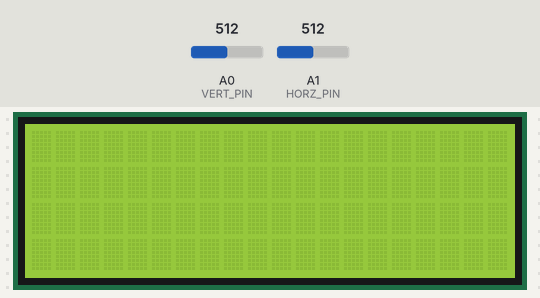
The sketch below on a simulated Arduino Uno, built with avr-gcc and run on an emulated ATmega328P. On the bench: 20×4 character LCD. The inputs (shaded band) are chosen by the test bench; at power-on: A0 (VERT_PIN) = 512, A1 (HORZ_PIN) = 512.

Above: at 1.2 s.
1.3 s: A0 (VERT_PIN) set to 590
2.8 s: A0 (VERT_PIN) set to 611
At 2.85 s:
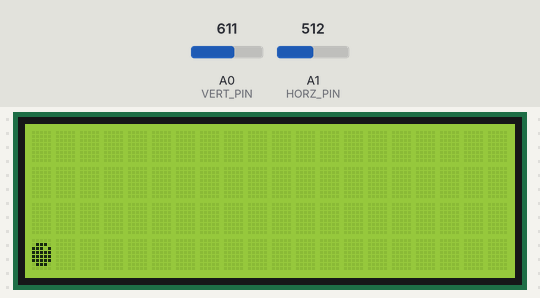
At 3.37 s:
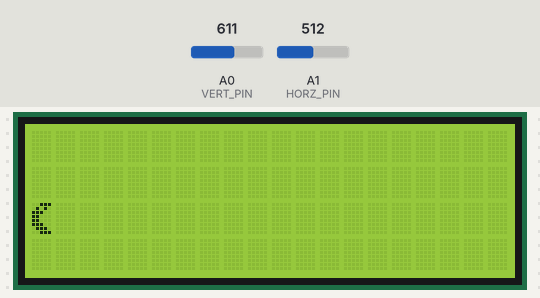
4.6 s: A0 (VERT_PIN) set to 511
6.1 s: A1 (HORZ_PIN) set to 582
7.6 s: A1 (HORZ_PIN) set to 614
At 7.65 s:
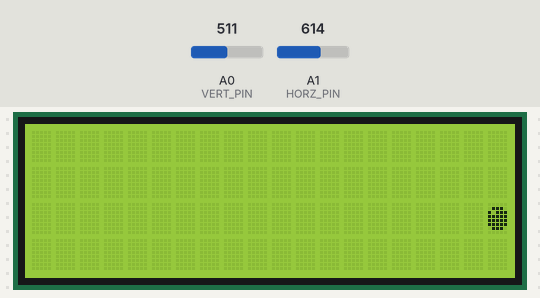
At 8.18 s:
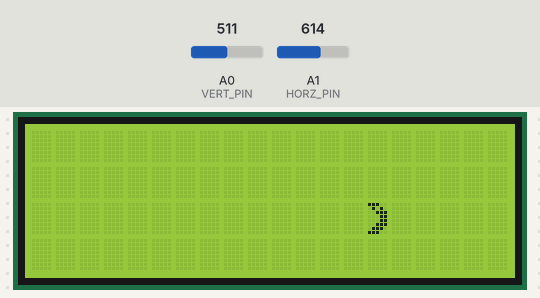
9.4 s: A1 (HORZ_PIN) set to 590
Timing chart, 0 to 11.9 s (numbered marks = the images above; inputs shaded):
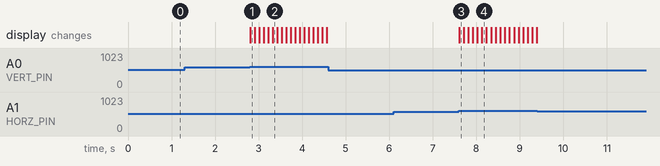

The sketch:

PacMan.ino
```cpp
#include <LiquidCrystal_I2C.h>
#include "Sprites.h"
// #include "Mechanic.h"
#include "Pacman.h"
#include "Stick.h"

LiquidCrystal_I2C lcd(0x27, 20, 4);
Pacman pack;
Stick stick;

void setup() {
  pack.setup();
  Serial.begin(9600);

}

void loop() {
  if (stick.getValue() == 1)
    pack.up();
  else if (stick.getValue() == 2)
    pack.right();
  else if (stick.getValue() == 3)
    pack.down();
  else if (stick.getValue() == 4)
    pack.left();

}
```

Mechanic.cpp
```cpp
#include "Mechanic.h"
#include "Sprites.h"

Basic::Basic(LiquidCrystal_I2C &lcd) {
  *_lcd = lcd;
}

void Basic::setup(){
  _lcd->init();
  _lcd->backlight();

}

void Basic::animation(){
  int oldX = x;
  int oldY = y;

  x++;
  if (x >= 20) {
    x = 0;
    y++;
  }

  if (y >= 4) {
    y = 0;
  }

  _lcd->setCursor(oldX, oldY);
  _lcd->print(" ");

  _lcd->setCursor(x, y);
  _lcd->write(mouth ? 0 : 1);

  mouth = !mouth;


}
```

Mechanic.h
```cpp
#define VERT_PIN A0
#define HORZ_PIN A1
#define SEL_PIN  7

#pragma once
#include <Arduino.h>
#include <LiquidCrystal_I2C.h>
#include "Pacman.h"

class Basic{
  LiquidCrystal_I2C *_lcd;
  bool mouth = false;
  int x = 0;
  int y = 0;
public:
  Basic(LiquidCrystal_I2C &lcd);
  void setup();
  void animation();
};
```

Pacman.cpp
```cpp
#include "Pacman.h"
#include "Sprites.h"

Pacman::Pacman() : lcd(0x27, 20, 4) {}

void Pacman::setup(){
  lcd.init();
  lcd.backlight();
  lcd.createChar(0, (uint8_t*)PacManOpenRight);
  lcd.createChar(1, (uint8_t*)PacManCloseRight);
  lcd.createChar(2, (uint8_t*)PacManOpenLeft);
  lcd.createChar(3, (uint8_t*)PacManCloseLeft);

}

void Pacman::right(){
  int oldX = x;
  int oldY = y;

  x++;
  if (x >= 20) {
    x = 0;
  }

  lcd.setCursor(oldX, oldY);
  lcd.print(" ");

  lcd.setCursor(x, y);
  lcd.write(mouth ? 0 : 1);

  mouth = !mouth;

  delay(100);
}

void Pacman::left(){
  int oldX = x;
  int oldY = y;

  x--;
  if (x < 0) {
    x = 19;
  }

  lcd.setCursor(oldX, oldY);
  lcd.print(" ");

  lcd.setCursor(x, y);
  lcd.write(mouth ? 2 : 3);

  mouth = !mouth;

  delay(100);
}

void Pacman::up(){
  int oldX = x;
  int oldY = y;

  y--;
  if (y < 0) {
    y = 3;
  }

  lcd.setCursor(oldX, oldY);
  lcd.print(" ");

  lcd.setCursor(x, y);
  lcd.write(mouth ? 0 : 1);

  mouth = !mouth;

  delay(100);
}

void Pacman::down(){
  int oldX = x;
  int oldY = y;

  y++;
  if (y > 3) {
    y = 0;
  }

  lcd.setCursor(oldX, oldY);
  lcd.print(" ");

  lcd.setCursor(x, y);
  lcd.write(mouth ? 0 : 1);

  mouth = !mouth;

  delay(100);
}
```

Pacman.h
```cpp
#define VERT_PIN A0
#define HORZ_PIN A1
#define SEL_PIN  7

#pragma once
#include <Arduino.h>
#include <LiquidCrystal_I2C.h>

class Pacman{
  LiquidCrystal_I2C lcd;
  bool mouth = false;
  int x = 0;
  int y = 0;
public:
  Pacman();
  void setup();
  void right();
  void left();
  void up();
  void down();

};
```

Sprites.cpp
```cpp
#include "Sprites.h"

const uint8_t PacManOpenRight[8] = {
  0b00111,
  0b01010,
  0b11100,
  0b11000,
  0b11000,
  0b11100,
  0b01110,
  0b00111
};

const uint8_t PacManCloseRight[8] = {
  0b00000,
  0b01110,
  0b11101,
  0b11111,
  0b11111,
  0b11111,
  0b01110,
  0b00000
};

const uint8_t apple[8] = {
  0b00001,
  0b00010,
  0b00100,
  0b01110,
  0b11111,
  0b11111,
  0b01110,
  0b00100
};

const uint8_t charry[8] = {
  0b00000,
  0b00001,
  0b00010,
  0b00100,
  0b01010,
  0b11011,
  0b11011,
  0b00000
};

const uint8_t point[8] = {
  0b00000,
  0b00000,
  0b00000,
  0b01110,
  0b01110,
  0b00000,
  0b00000,
  0b00000
};

const uint8_t killPoint[8] = {
  0b00000,
  0b00000,
  0b01110,
  0b11111,
  0b11111,
  0b01110,
  0b00000,
  0b00000
};

const uint8_t PacManCloseLeft[8] = {
  0b00000,
  0b01110,
  0b10111,
  0b11111,
  0b11111,
  0b11111,
  0b01110,
  0b00000
};

const uint8_t PacManOpenLeft[8] = {
  0b11100,
  0b01010,
  0b00111,
  0b00011,
  0b00011,
  0b00111,
  0b01110,
  0b11100
};
```

Sprites.h
```cpp
#include <Arduino.h>
#pragma once

extern const uint8_t PacManOpenRight[8];
extern const uint8_t PacManCloseRight[8];
extern const uint8_t apple[8];
extern const uint8_t charry[8];
extern const uint8_t point[8];
extern const uint8_t killPoint[8];
extern const uint8_t PacManOpenLeft[8];
extern const uint8_t PacManCloseLeft[8];
```

Stick.cpp
```cpp
#include "Stick.h"

Stick::Stick() {
  pinMode(SEL_PIN, INPUT);

}

int Stick::getValue(){
  if (analogRead(VERT_PIN) > 600)
    return 1;
  else if (analogRead(VERT_PIN) < 400)
    return 3;
  else if (analogRead(HORZ_PIN) < 400)
    return 2;
  else if (analogRead(HORZ_PIN) > 600)
    return 4;
  else
    return 0;
}
```

Stick.h
```cpp
#define VERT_PIN A0
#define HORZ_PIN A1
#define SEL_PIN  7

#pragma once
#include <Arduino.h>

class Stick{

public:
  Stick();
  int getValue();
};
```

Measured:
- the behaviour switches between 600 and 601 on A0 (VERT_PIN) (found by bisection; images 0 and 1)
- the behaviour switches between 600 and 601 on A1 (HORZ_PIN) (found by bisection; images 2 and 3)
- after the input at 1.3 s, every drawn part: stays the same
- after the input at 2.8 s, the display: changes at once (image 1)
- after the input at 4.6 s, every drawn part: stays the same
- after the input at 6.1 s, every drawn part: stays the same
- after the input at 7.6 s, the display: changes at once (image 3)
- after the input at 9.4 s, every drawn part: stays the same
